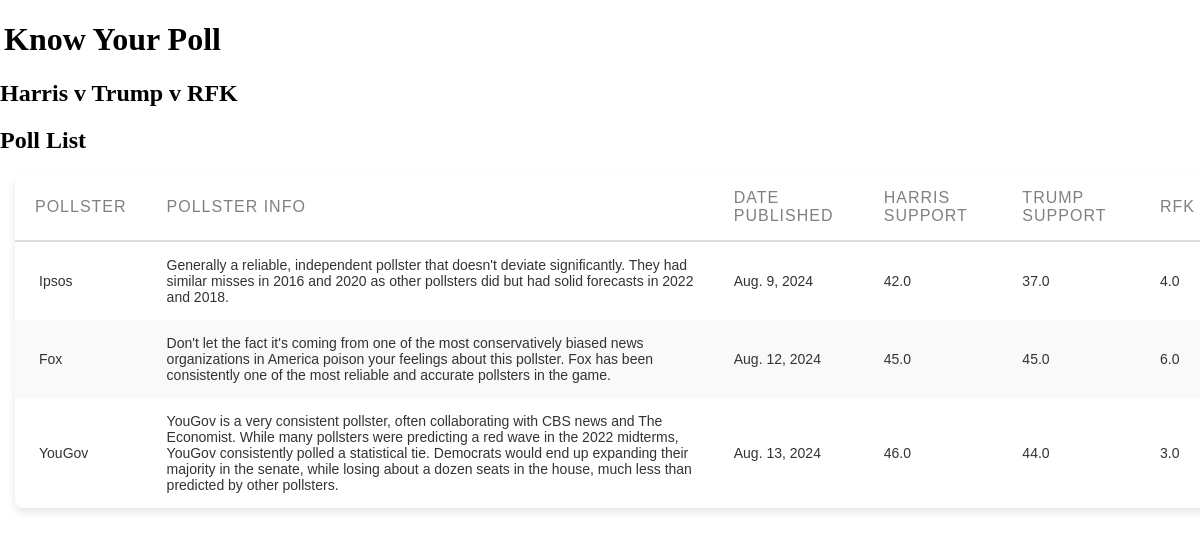
Before: /three-way-race with the older database file.
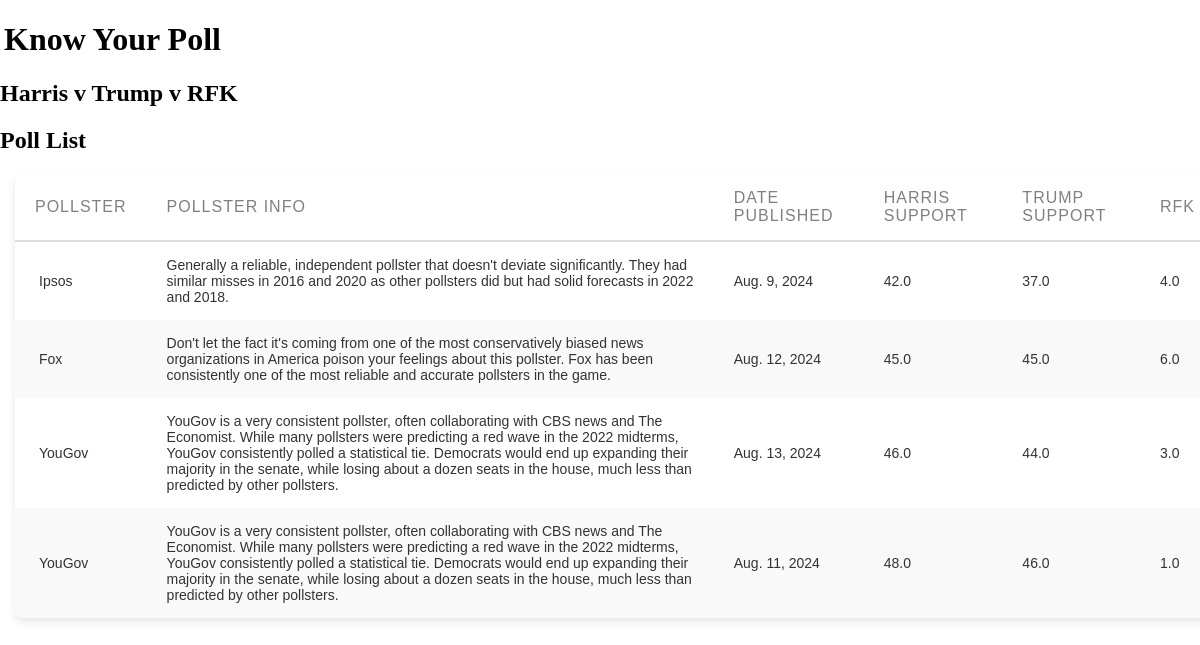
After: the same page with the newer database file.
### main/models.py (models this page shows, shortened)
class Poll(models.Model):
    harris_support = models.FloatField(null=False)
    trump_support = models.FloatField(null=False)
    third_party_support = models.FloatField(null=True, blank=True)
    region = models.CharField(null=False,max_length=50)
    date_published = models.DateField()
    link_to_poll = models.URLField(null=True)
    type_of_voters = models.CharField(max_length=50)
    number_of_respondents = models.IntegerField()
    pollster = models.ForeignKey(Pollster, on_delete=models.CASCADE,related_name="polls") #if pollster is deleted, models.CASCADE makes it so all polls by said pollster are also deleted.
    margin = models.IntegerField()

class Pollster(models.Model):
    name_of_pollster = models.CharField(max_length=75)
    info = models.TextField()
    quality_of_pollster = models.IntegerField(validators=[MinValueValidator(1), MaxValueValidator(5)])

### main/views.py (the view)
# urls.py: path("three-way-race", views.Homepage_Three_Way.as_view(),name="threeway"),
class Homepage_Three_Way(ListView):
    template_name = "main/home_page_threeway.html"
    model = Poll
    context_object_name = "polls"
    def get_queryset(self):
        base_query = super().get_queryset()
        data = base_query.filter(third_party_support__isnull=False)
        return data

### main/templates/main/home_page_threeway.html (shortened to what this page needs)
{% extends "main/base.html" %}
{% load static %}
{% block css_styles %}
  <link rel="stylesheet" href="{% static "main/homepage.css" %}">
{% endblock %}
{% block content %}
<header id ="main-nav">
  <h1><a href="{% url "home"%}">Know Your Poll</a></h1>
</header>
<h2>Harris v Trump v RFK</h2>
<h2>Poll List</h2>
<table>
    <thead>
        <tr>
            <th>Pollster</th>
            <th>Pollster info</th>
            <th>Date Published</th>
            <th>Harris Support</th>
            <th>Trump Support</th>
            <th>RFK</th>
        </tr>
    </thead>
    <tbody>
        {% for poll in polls %}
        <tr>
            <td><a href={{poll.link_to_poll}} style="text-decoration:none">{{ poll.pollster.name_of_pollster }}</a></td>
            <td>{{poll.pollster.info}}</td>
            <td>{{ poll.date_published }}</td>
            <td>{{ poll.harris_support }}</td>
            <td>{{ poll.trump_support }}</td>
            <td>{{ poll.third_party_support }}</td>
        </tr>
        {% endfor %}
    </tbody>
</table>
{% endblock %}

Changed rows visible on the page:
added Poll: pollster.name_of_pollster "YouGov", pollster.info "YouGov is a very consistent pollster, often collaborating with CBS news and The Economist. While many pollsters were predicting a red wave in the 2022 midterms, YouGov consistently polled a statistical tie. Democrats would end up expanding their majority in the senate, while losing about a dozen seats in the house, much less than predicted by other pollsters.", date_published "Aug. 11, 2024", harris_support "48.0", trump_support "46.0", third_party_support "1.0"
